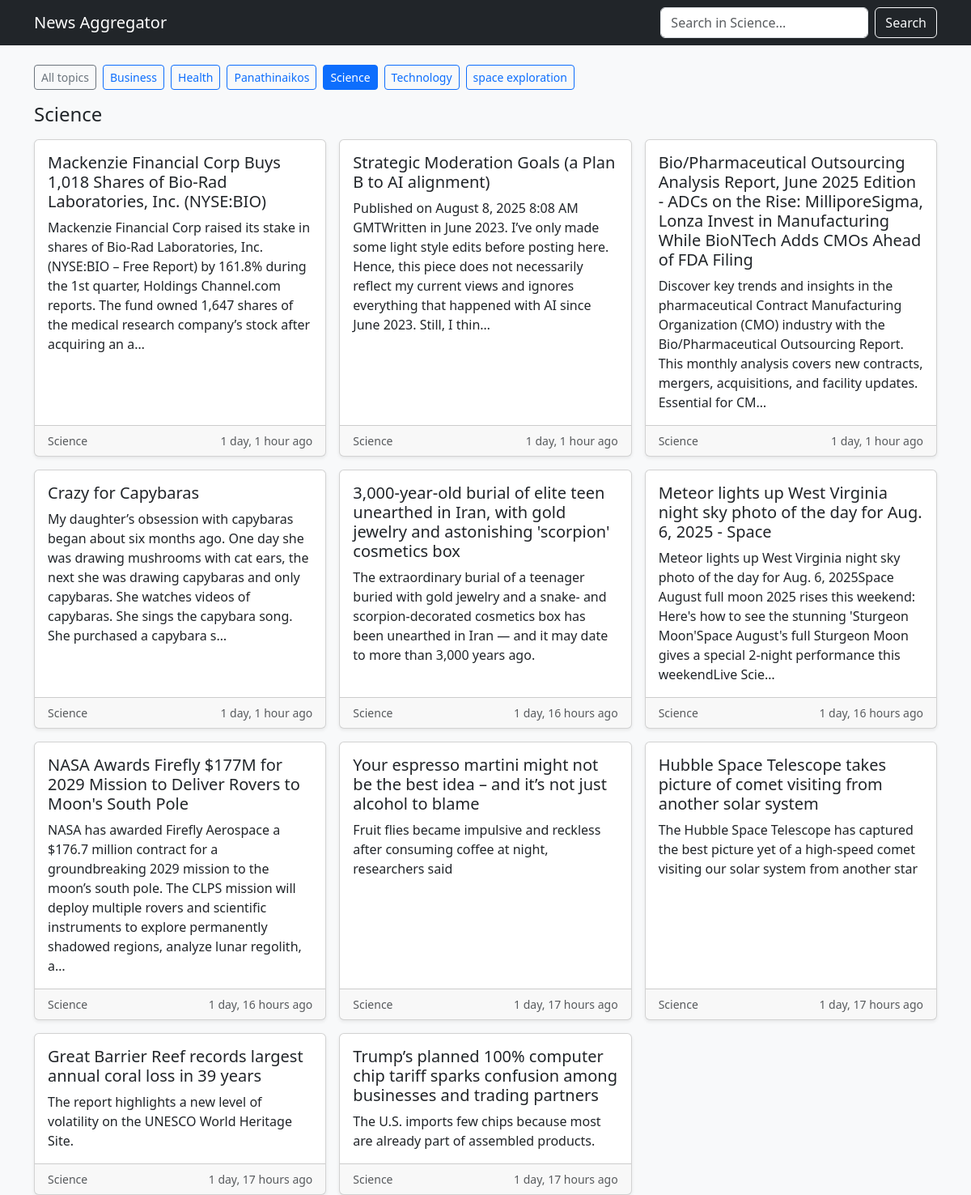
The app's page /topic/science/ with its own data.
### core/models.py (models this page shows, shortened)
class Topic(models.Model):
    name = models.CharField(max_length=100, unique=True)
    slug = models.SlugField(max_length=120, unique=True, blank=True)

class Article(models.Model):
    topic = models.ForeignKey(Topic, on_delete=models.CASCADE, related_name='articles')
    title = models.CharField(max_length=255)
    url = models.URLField(unique=True)  # enforce no duplicates across topics
    summary = models.TextField(blank=True)
    published_at = models.DateTimeField()
    source_name = models.CharField(max_length=255, blank=True)
    class Meta:
        indexes = [
            models.Index(fields=['-published_at']),
        ]

### core/views.py (the view)
# urls.py: path('topic/<slug:slug>/', topic_detail, name='topic-detail'),
def topic_detail(request, slug):
    topics = Topic.objects.all().order_by('name')
    topic = get_object_or_404(Topic, slug=slug)
    qs = Article.objects.filter(topic=topic).order_by('-published_at')
    q = request.GET.get('q')
    if q:
        qs = qs.filter(Q(title__icontains=q) | Q(summary__icontains=q))
    paginator = Paginator(qs, 12)
    articles = paginator.get_page(request.GET.get('page'))
    return render(request, 'core/topic_detail.html', {
        'topics': topics,
        'topic': topic,
        'articles': articles,
    })

### core/templates/core/topic_detail.html (shortened to what this page needs)
{% load humanize %}
<!DOCTYPE html>
<html lang="en">
<head>
  <link href="https://cdn.jsdelivr.net/npm/bootstrap@5.3.3/dist/css/bootstrap.min.css" rel="stylesheet" />
</head>
<body class="bg-light">
<nav class="navbar navbar-expand-lg navbar-dark bg-dark mb-4">
  <div class="container">
    <a class="navbar-brand" href="{% url 'home' %}">News Aggregator</a>
    <form class="d-flex" method="get">
      <input class="form-control me-2" type="search" name="q"
             placeholder="Search in {{ topic.name }}..."
             value="{{ request.GET.q|default:'' }}">
      <button class="btn btn-outline-light" type="submit">Search</button>
    </form>
  </div>
</nav>
<div class="container">
  <div class="row mb-3">
    <div class="col">
      <div class="d-flex flex-wrap gap-2">
        <a class="btn btn-sm btn-outline-secondary" href="{% url 'home' %}">All topics</a>
        {% for t in topics %}
          <a class="btn btn-sm {% if t.id == topic.id %}btn-primary{% else %}btn-outline-primary{% endif %}"
             href="{% url 'topic-detail' t.slug %}{% if request.GET.q %}?q={{ request.GET.q }}{% endif %}">
             {{ t.name }}
          </a>
        {% endfor %}
      </div>
    </div>
  </div>
  <h1 class="h4 mb-3">{{ topic.name }}</h1>
  {% if articles %}
    <div class="row row-cols-1 row-cols-md-2 row-cols-lg-3 g-3">
      {% for a in articles %}
      <div class="col">
        <div class="card h-100 shadow-sm">
          <div class="card-body">
            <h5 class="card-title">
              <a href="{{ a.url }}" class="link-dark text-decoration-none" target="_blank" rel="noopener">
                {{ a.title }}
              </a>
            </h5>
            <p class="card-text">{{ a.summary|default:"No summary available." }}</p>
          </div>
          <div class="card-footer small text-muted d-flex justify-content-between">
            <span>
              {{ a.topic.name }}{% if a.source_name %} · {{ a.source_name }}{% endif %}
            </span>
            <span title="{{ a.published_at }}">{{ a.published_at|naturaltime }}</span>
          </div>
        </div>
      </div>
      {% endfor %}
    </div>
  {% else %}
    <div class="alert alert-info">No articles found for this topic.</div>
  {% endif %}
</div>
</body>
</html>

### records on screen
Topic: q "Search in Science...", name "Science"
Topic: name "Business"
Topic: name "Health"
Topic: name "Panathinaikos"
Topic: name "Technology"
Topic: name "space exploration"
Article: title "Mackenzie Financial Corp Buys 1,018 Shares of Bio-Rad Laboratories, Inc. (NYSE:BIO)", summary "Mackenzie Financial Corp raised its stake in shares of Bio-Rad Laboratories, Inc. (NYSE:BIO – Free Report) by 161.8% during the 1st quarter, Holdings Channel.com reports. The fund owned 1,647 shares of the medical research company’s stock after acquiring an a…", topic.name "Science", published_at "1 day, 1 hour ago"
Article: title "Strategic Moderation Goals (a Plan B to AI alignment)", summary "Published on August 8, 2025 8:08 AM GMTWritten in June 2023. I’ve only made some light style edits before posting here. Hence, this piece does not necessarily reflect my current views and ignores everything that happened with AI since June 2023. Still, I thin…", topic.name "Science", published_at "1 day, 1 hour ago"
Article: title "Bio/Pharmaceutical Outsourcing Analysis Report, June 2025 Edition - ADCs on the Rise: MilliporeSigma, Lonza Invest in Manufacturing While BioNTech Adds CMOs Ahead of FDA Filing", summary "Discover key trends and insights in the pharmaceutical Contract Manufacturing Organization (CMO) industry with the Bio/Pharmaceutical Outsourcing Report. This monthly analysis covers new contracts, mergers, acquisitions, and facility updates. Essential for CM…", topic.name "Science", published_at "1 day, 1 hour ago"
Article: title "Crazy for Capybaras", summary "My daughter’s obsession with capybaras began about six months ago. One day she was drawing mushrooms with cat ears, the next she was drawing capybaras and only capybaras. She watches videos of capybaras. She sings the capybara song. She purchased a capybara s…", topic.name "Science", published_at "1 day, 1 hour ago"
Article: title "3,000-year-old burial of elite teen unearthed in Iran, with gold jewelry and astonishing 'scorpion' cosmetics box", summary "The extraordinary burial of a teenager buried with gold jewelry and a snake- and scorpion-decorated cosmetics box has been unearthed in Iran — and it may date to more than 3,000 years ago.", topic.name "Science", published_at "1 day, 16 hours ago"
Article: title "Meteor lights up West Virginia night sky photo of the day for Aug. 6, 2025 - Space", summary "Meteor lights up West Virginia night sky photo of the day for Aug. 6, 2025Space August full moon 2025 rises this weekend: Here's how to see the stunning 'Sturgeon Moon'Space August's full Sturgeon Moon gives a special 2-night performance this weekendLive Scie…", topic.name "Science", published_at "1 day, 16 hours ago"
Article: title "NASA Awards Firefly $177M for 2029 Mission to Deliver Rovers to Moon's South Pole", summary "NASA has awarded Firefly Aerospace a $176.7 million contract for a groundbreaking 2029 mission to the moon’s south pole. The CLPS mission will deploy multiple rovers and scientific instruments to explore permanently shadowed regions, analyze lunar regolith, a…", topic.name "Science", published_at "1 day, 16 hours ago"
Article: title "Your espresso martini might not be the best idea – and it’s not just alcohol to blame", summary "Fruit flies became impulsive and reckless after consuming coffee at night, researchers said", topic.name "Science", published_at "1 day, 17 hours ago"
Article: title "Hubble Space Telescope takes picture of comet visiting from another solar system", summary "The Hubble Space Telescope has captured the best picture yet of a high-speed comet visiting our solar system from another star", topic.name "Science", published_at "1 day, 17 hours ago"
Article: title "Great Barrier Reef records largest annual coral loss in 39 years", summary "The report highlights a new level of volatility on the UNESCO World Heritage Site.", topic.name "Science", published_at "1 day, 17 hours ago"
Article: title "Trump’s planned 100% computer chip tariff sparks confusion among businesses and trading partners", summary "The U.S. imports few chips because most are already part of assembled products.", topic.name "Science", published_at "1 day, 17 hours ago"
